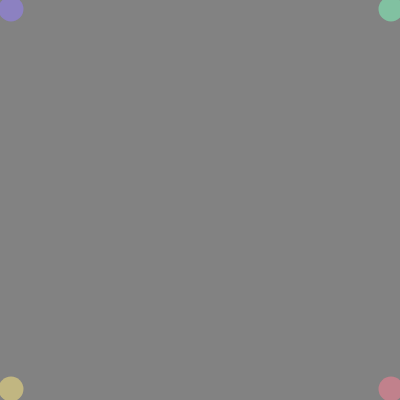
Frame 1 (no input)
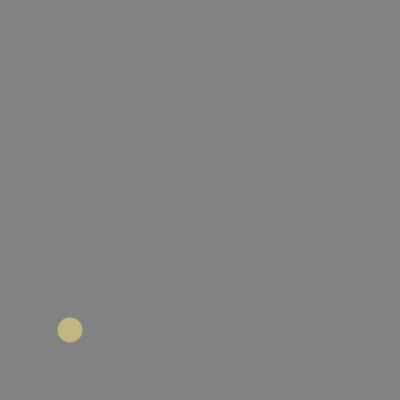
Frame 60 (no input)
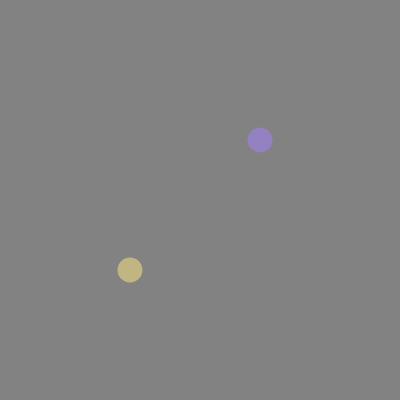
Frame 120 (the mouse pressed at the canvas centre since frame 60)

The p5.js sketch that drew these frames (run headless with seeded random() and noise() and a simulated clock; from frame 60 on, the mouse is pressed at the canvas centre):

// p5.js sketch
// ── sketch.js
let walker = [];

function setup() {
  createCanvas(400, 400);
  ellipseMode(CENTER);
  colorMode(HSB);
  noStroke();
  
  walker.push(new Walk(createVector(10, 10), 25, createVector(250, 100)));
  walker.push(
    new Walk(createVector(width - 10, 10), 25, createVector(150, 100))
  );
  walker.push(
    new Walk(createVector(10, height - 10), 25, createVector(50, 100))
  );
  walker.push(
    new Walk(createVector(width - 10, height - 10), 25, createVector(350, 100))
  );
}

function draw() {
  background(51);
  for (let i = 0; i < walker.length; i++) {
    let walk = walker[i];
    walk.move();
  }
}

function mousePressed() {
  walker.push(
    new Walk(createVector(mouseX, mouseY), 25, createVector(random(360), 100))
  );
}

// ── walker.js
class Walk {
    constructor(pos, size, color) {
      this.pos = pos;
      this.vel = createVector(1,-1)
      this.size = size;
      this.colorh = color.x;
      this.colorb = color.y;
    }
  
    move() {

      this.pos.add(this.vel);
      // does the same thing
      // this.pos.x = this.pos.x + this.vel.x;
      // this.pos.y = this.pos.y + this.vel.y;
  
      fill(this.colorh, this.colorb / 2, this.colorb, 0.5);
      ellipse(this.pos.x, this.pos.y, this.size, this.size);
    }
  }
